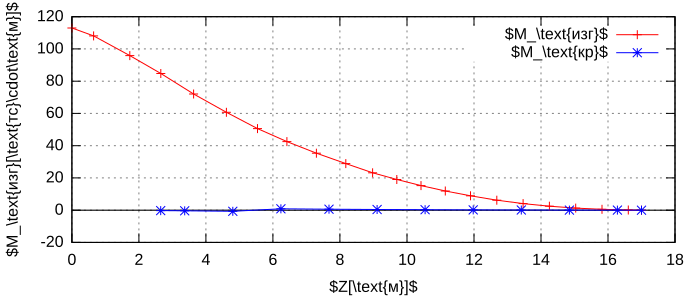

This figure's gnuplot source:
set term svg size 700,300
set style line 7 lt 1 lc rgbcolor "black" lw 1.1
set xzeroaxis ls 7
set grid
set xlabel '$Z[\text{м}]$'
set ylabel '$M_\text{изг}[\text{тс}\cdot\text{м}]$'
set output 'BendingAndRotatingMoments.svg'
plot 'BendingMoments.txt' u 1:2 w linespoints lt 1 t '$M_\text{изг}$', 'RotatingMoments.txt' u 1:2 w linespoints lt 3 t '$M_\text{кр}$'
unset output
unset term